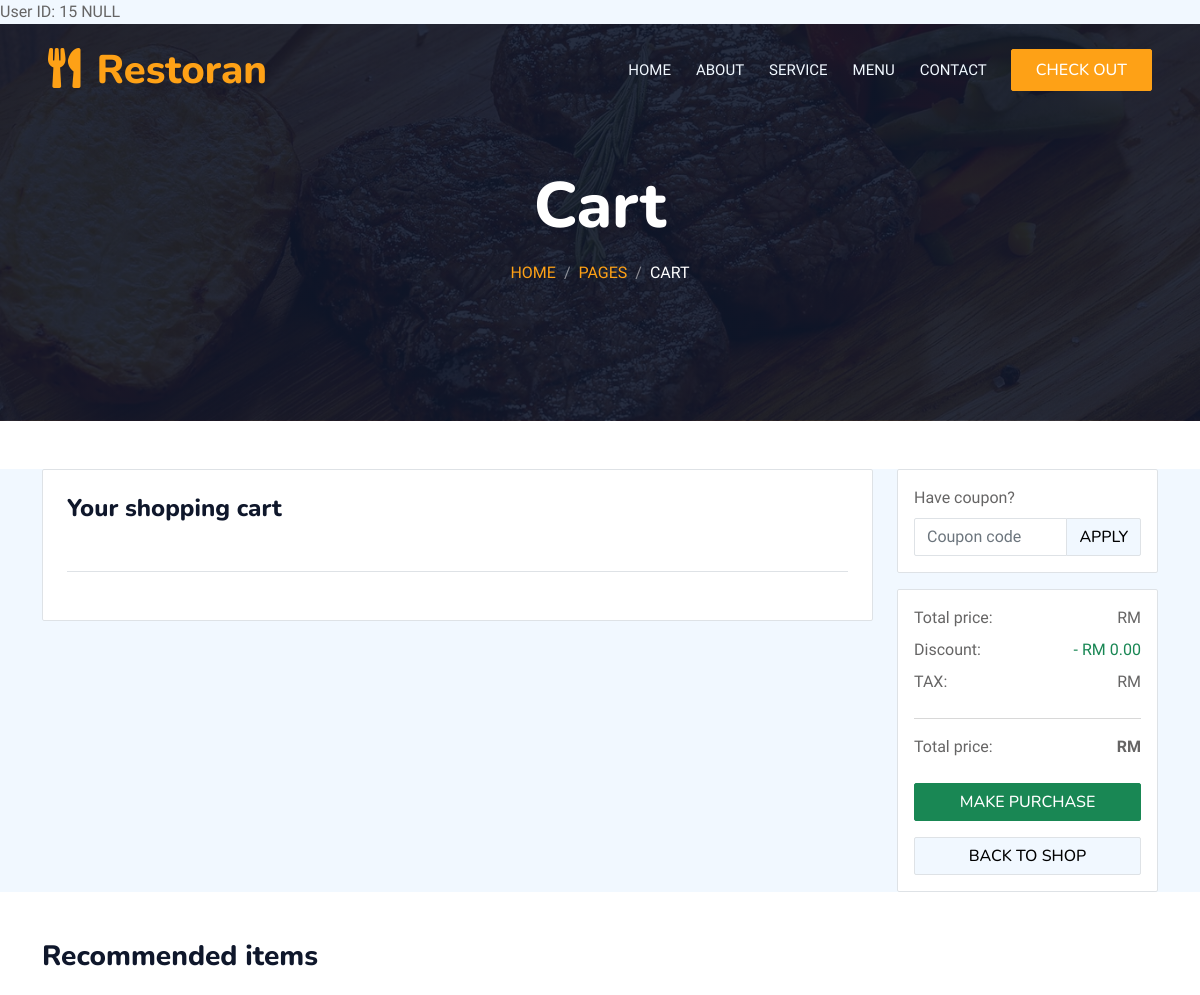
The page /log_cart.php?userID=15 (upper part) on the database as committed earlier.
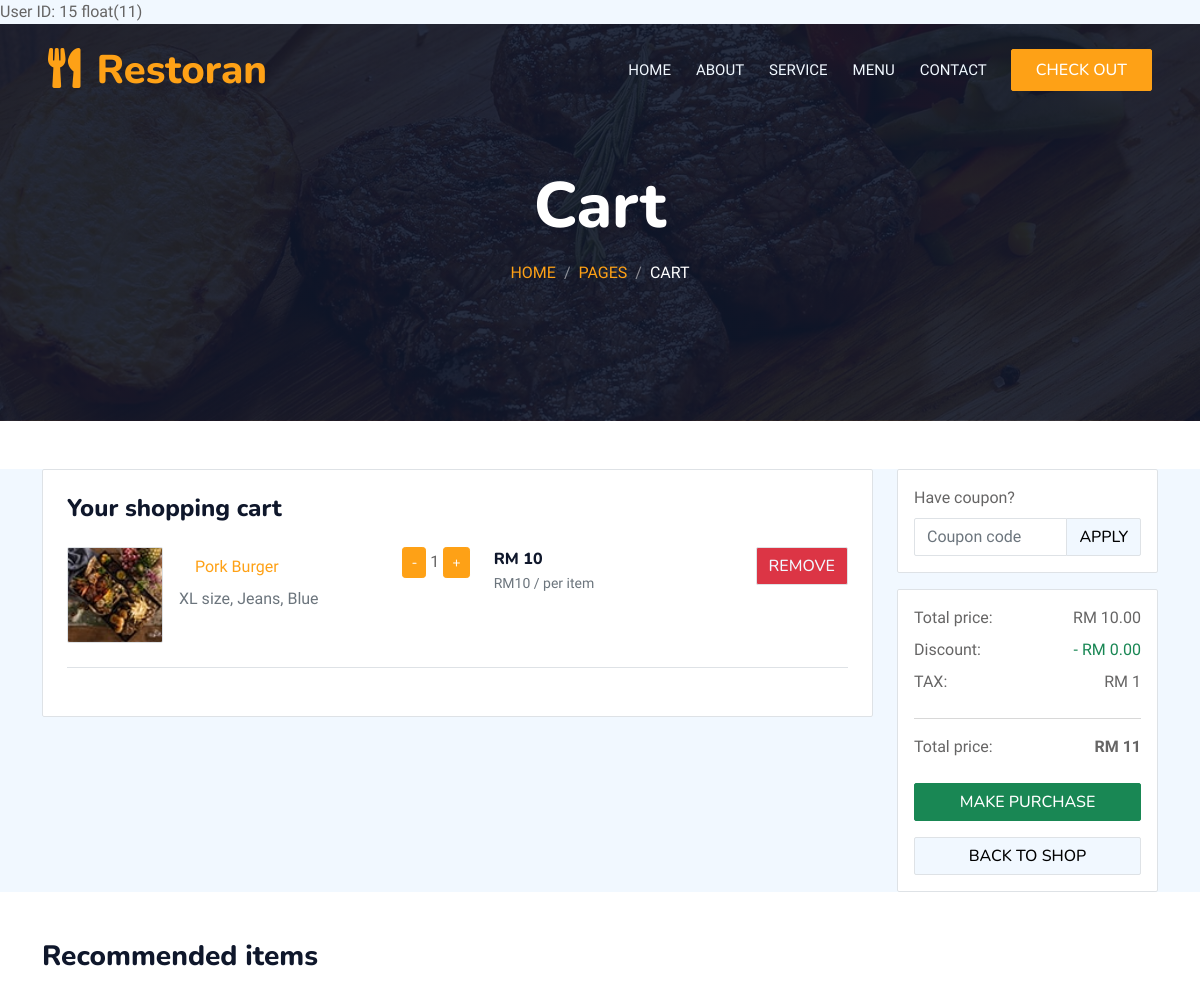
The same page on the database as committed later.
### tables this page shows
CREATE TABLE `cart` (
  `cart_id` int(100) NOT NULL,
  `food_id` int(100) NOT NULL,
  `num_food` int(30) NOT NULL,
  `food_total_price` double NOT NULL,
  `cart_food_delete` int(11) NOT NULL DEFAULT 1,
  `user_id` int(255) NOT NULL
);

CREATE TABLE `menu` (
  `food_id` int(11) NOT NULL,
  `food_img` varchar(255) NOT NULL,
  `food_name` varchar(100) NOT NULL,
  `food_price` varchar(30) NOT NULL,
  `food_type` varchar(50) NOT NULL,
  `food_description` varchar(200) NOT NULL,
  `food_delete` int(10) NOT NULL DEFAULT 0
);

### log_cart.php (the view, shortened to what the changed rows need)
<?php include ("connection_sql.php") ?>
<!DOCTYPE html>
<html lang="en">
<head>
    <link href="https://cdnjs.cloudflare.com/ajax/libs/font-awesome/5.10.0/css/all.min.css" rel="stylesheet">
    <link href="https://cdn.jsdelivr.net/npm/bootstrap-icons@1.4.1/font/bootstrap-icons.css" rel="stylesheet">
    <link href="lib/animate/animate.min.css" rel="stylesheet">
    <link href="lib/owlcarousel/assets/owl.carousel.min.css" rel="stylesheet">
    <link href="lib/tempusdominus/css/tempusdominus-bootstrap-4.min.css" rel="stylesheet" />
    <link href="css/bootstrap.min.css" rel="stylesheet">
    <link href="css/style.css" rel="stylesheet">
</head>
<?php
    $uid = isset($_GET['userID']) ? $_GET['userID'] : null;
    echo "User ID: $uid";
    $sql = "SELECT *, (food_total_price * num_food) AS food_total_price FROM cart JOIN menu ON cart.food_id = menu.food_id WHERE cart_food_delete = '1' AND user_id = '$uid'";
    $result = mysqli_query($connect, $sql);
    $resultcheck = mysqli_num_rows($result);
    if ($resultcheck > 0)
    {
        $totalPrice = 0.0;
        while ($row = mysqli_fetch_assoc($result))
        {
            $totalPrice += $row['food_total_price'];
        }
        $fd_price_total = number_format($totalPrice, 2);
        $tax = $fd_price_total * 0.1;
        $total = $fd_price_total + $tax;
    }
?>
<?php
    var_dump($total);
?>
<body>
    <div class="container-xxl bg-white p-0">
        <div class="container-xxl position-relative p-0">
                <nav class="navbar navbar-expand-lg navbar-dark bg-dark px-4 px-lg-5 py-3 py-lg-0">
                    <a href="" class="navbar-brand p-0">
                        <h1 class="text-primary m-0"><i class="fa fa-utensils me-3"></i>Restoran</h1>
                    </a>
                </nav>
                <div class="container-xxl py-5 bg-dark hero-header mb-5">
                    <div class="container text-center my-5 pt-5 pb-4">
                        <h1 class="display-3 text-white mb-3 animated slideInDown">Cart</h1>
                    </div>
                </div>
            </div>
<section class="bg-light my-5">
    <div class="container">
        <div class="row">
                <div class="col-lg-9">
                    <div class="card border shadow-0">
                        <div class="m-4">
                            <?php
                                    $sql = " SELECT * FROM cart JOIN menu ON cart.food_id = menu.food_id WHERE cart_food_delete = '1' AND user_id = '$uid' ";
                                    $result = mysqli_query($connect , $sql);
                                    $resultcheck = mysqli_num_rows($result);
                                    if($resultcheck > 0)
                                    {
                                        while($row = mysqli_fetch_assoc($result))
                                        {
                                          echo '<form method="POST" class="delete-item-form" id="cart_item_' . $row['cart_id'] . '">';
                                          echo '    <div class="row gy-3">';
                                          echo '        <div class="col-lg-5">';
                                          echo '            <div class="me-lg-5">';
                                          echo '                <div class="d-flex">';
                                          echo '                    <img src="./img/' . $row['food_img'] . '" class="border rounded me-3" style="width: 96px; height: 96px;" />';
                                          echo '                    <div class="">';
                                          echo '                        <a href="#" class="nav-link">' . $row['food_name'] . '</a>';
                                          echo '                        <p class="text-muted">XL size, Jeans, Blue</p>';
                                          echo '                    </div>';
                                          echo '                </div>';
                                          echo '            </div>';
                                          echo '        </div>';
                                          echo '        <div class="col-lg-2 col-sm-6 col-6 d-flex flex-row flex-lg-column flex-xl-row text-nowrap">';
                                          echo '            <div class="me-4">';
                                          echo '                  <button class="btn btn-sm btn-primary decrement" data-food-id="' . $row['cart_id'] . '">-</button>';
                                          echo '                  <span id="numFood_' . $row['cart_id'] . '">' . $row['num_food'] . '</span>';
                                          echo '                  <button class="btn btn-sm btn-primary increment" data-food-id="' . $row['cart_id'] . '">+</button>';
                                          echo '            </div>';
                                          echo '            <div class="">';
                                          echo '                <text class="h6">RM '. $row['food_total_price'] .' </text> <br />';
                                          echo '                <small class="text-muted text-nowrap">RM' . $row['food_price'] . ' / per item</small>';
                                          echo '            </div>';
                                          echo '        </div>';
                                          echo '        <div class="col-lg col-sm-6 d-flex justify-content-sm-center justify-content-md-start justify-content-lg-center justify-content-xl-end mb-2">';
                                          echo '            <div class="float-md-end">';
                                          echo '                 <input type="submit" value="Remove" name="delete_item" class="btn btn-danger border text-light icon-hover-danger" onclick="remove(' . $row['cart_id'] . ')" ></input>';
                                          echo '            </div>';
                                          echo '        </div>';
                                          echo '    </div>';
                                          echo '</form> ';
                                        }
                                    }
                                ?>
                        </div>
                    </div>
                </div>
            <div class="col-lg-3">
                  <div class="card shadow-0 border">
                              <div class="card-body">
                                  <div class="d-flex justify-content-between">
                                      <p class="mb-2">Total price:</p>
                                      <p class="mb-2">RM <?php echo $fd_price_total?></p>
                                  </div>
                                  <div class="d-flex justify-content-between">
                                      <p class="mb-2">TAX:</p>
                                      <p class="mb-2">RM <?php echo $tax?></p>
                                  </div>
                                  <div class="d-flex justify-content-between">
                                      <p class="mb-2">Total price:</p>
                                      <p class="mb-2 fw-bold">RM <?php echo $total?></p>
                                  </div>
                              </div>
                          </div>
            </div>
        </div>
    </div>
</section>
  <section>
  </section>
    </div>
</body>
</html>

Rows that differ between the two databases and show on the page:
added cart: food.food_img (picture), food.food_name "Pork Burger", num_food "1", food_total_price "10", food.food_price "10"
Other text that changed with them:
$fd_price_total: (not shown) → "10.00"
$tax: (not shown) → "1"
$total: (not shown) → "11"
text no longer shown: "NULL"
text now shown: "float(11)"
